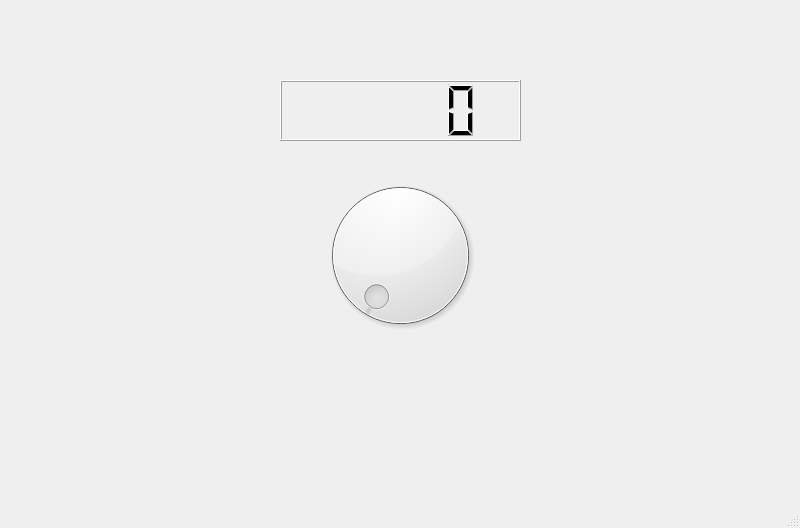
<?xml version="1.0" encoding="UTF-8"?>
<ui version="4.0">
 <class>MainWindow</class>
 <widget class="QMainWindow" name="MainWindow">
  <property name="geometry">
   <rect>
    <x>0</x>
    <y>0</y>
    <width>800</width>
    <height>528</height>
   </rect>
  </property>
  <property name="windowTitle">
   <string>MainWindow</string>
  </property>
  <widget class="QWidget" name="centralwidget">
   <widget class="QLCDNumber" name="lcdNumber">
    <property name="geometry">
     <rect>
      <x>280</x>
      <y>80</y>
      <width>241</width>
      <height>61</height>
     </rect>
    </property>
   </widget>
   <widget class="QDial" name="dial">
    <property name="geometry">
     <rect>
      <x>300</x>
      <y>170</y>
      <width>201</width>
      <height>171</height>
     </rect>
    </property>
   </widget>
  </widget>
  <widget class="QMenuBar" name="menubar">
   <property name="geometry">
    <rect>
     <x>0</x>
     <y>0</y>
     <width>800</width>
     <height>21</height>
    </rect>
   </property>
  </widget>
  <widget class="QStatusBar" name="statusbar"/>
 </widget>
 <resources/>
 <connections/>
</ui>
